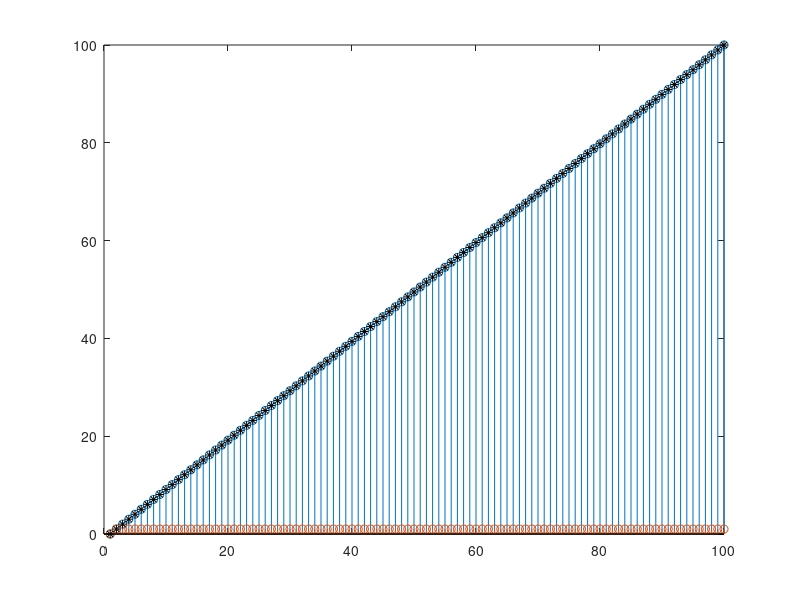

MATLAB code to generate this figure:
%% test script

s = linspace(0,100,100);
dt = 1;fact =1;
Gx = (fact./dt).*(diff(squeeze(s)));
Gx = [0 Gx];
stem(s); hold on; stem(Gx);
%%

kx = cumsum(Gx)*dt;

% for l = 1:length(Gx)
%         kx(l) = cumsum(Gx(1:l))*dt(1);     
% end
plot(kx,'k*');